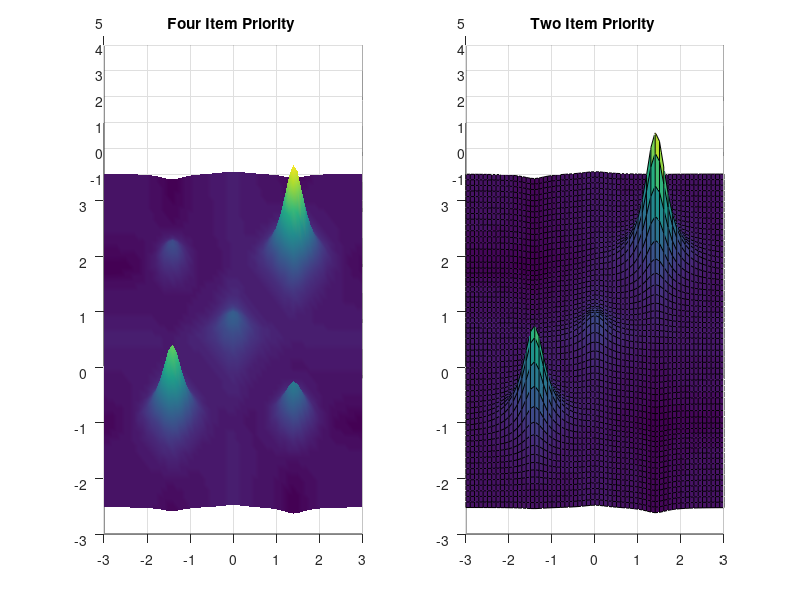
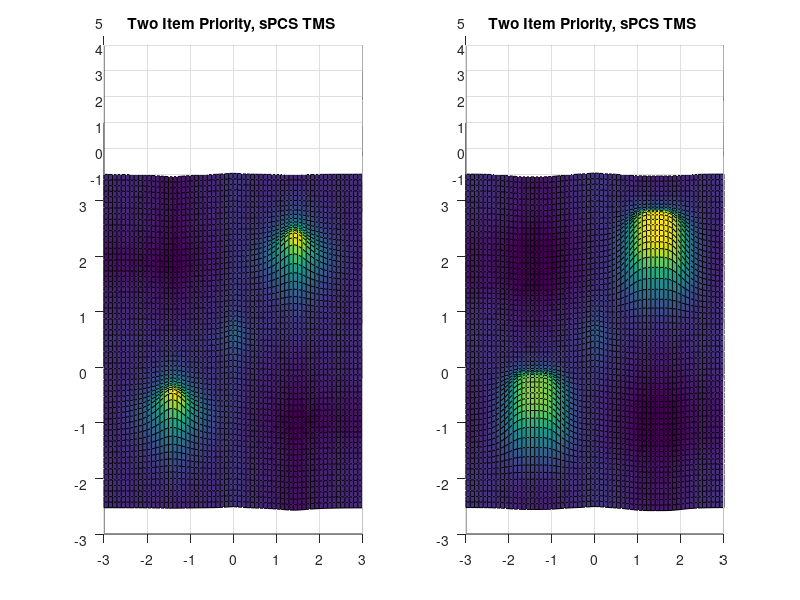

Source code (MATLAB) for these figures, in order:

[x,y]=meshgrid(-3:0.1:3, -3:0.1:3); 
%% four item priority
figure(1)
subplot(1,2,1)
surf(x, y, 0 + ((1*(x-(cosd(90))).^2+1.25)./(10*(x-(cosd(90))).^2+1.25)).*((1*(y-(sind(0)*2)).^2+1.25)./(10*(y-(sind(0)*2)).^2+1.25))...
     + ((-1*(x-(cosd(45)*2)).^2+2)./(10*(x-(cosd(45)*2)).^2+1)).*((-1*(y-(sind(45)*2)).^2+2)./(10*(y-(sind(45)*2)).^2+1))...  %2
 + ((-1*(x-(cosd(45)*2)).^2+1.3)./(10*(x-(cosd(45)*2)).^2+1)).*((-1*(y-(-sind(45)*2)).^2+1.3)./(10*(y-(-sind(45)*2)).^2+1))... %5
 + ((-1*(x-(-cosd(45)*2)).^2+1.75)./(10*(x-(-cosd(45)*2)).^2+1)).*((-1*(y-(-sind(45)*2)).^2+1.75)./(10*(y-(-sind(45)*2)).^2+1))... %8
 + ((-1*(x-(-cosd(45)*2)).^2+1)./(10*(x-(-cosd(45)*2)).^2+1)).*((-1*(y-(sind(45)*2)).^2+1)./(10*(y-(sind(45)*2)).^2+1))) %11

view(0,65)
title('Four Item Priority ')
shading interp
axis([-3 3 -3 3 -1 5]) %fixation

% two item priority

figure (1)
subplot(1,2,2)
surf(x, y, 0 + ((1*(x-(cosd(90))).^2+1.25)./(10*(x-(cosd(90))).^2+1.25)).*((1*(y-(sind(0)*2)).^2+1.25)./(10*(y-(sind(0)*2)).^2+1.25))...
     + ((-1*(x-(cosd(45)*2)).^2+2.25)./(10*(x-(cosd(45)*2)).^2+1)).*((-1*(y-(sind(45)*2)).^2+2.25)./(10*(y-(sind(45)*2)).^2+1))...  %2
+ ((-1*(x-(-cosd(45)*2)).^2+1.9)./(10*(x-(-cosd(45)*2)).^2+1)).*((-1*(y-(-sind(45)*2)).^2+1.9)./(10*(y-(-sind(45)*2)).^2+1)))%8

view(0,65)
title('Two Item Priority ')
axis([-3 3 -3 3 -1 5]) %fixation

%% with tms 


figure (2)

% this plot reflects two item representation before tms
% subplot(1,3,1)
% h = surf(x, y, 0 + ((1*(x-(cosd(90))).^2+0.5)./(10*(x-(cosd(90))).^2+0.5)).*((1*(y-(sind(0)*2)).^2+0.5)./(10*(y-(sind(0)*2)).^2+0.5))...
%      + ((-1*(x-(cosd(45)*2)).^2+2.25)./(10*(x-(cosd(45)*2)).^2+1)).*((-1*(y-(sind(45)*2)).^2+2.25)./(10*(y-(sind(45)*2)).^2+1))...  %2
% + ((-1*(x-(-cosd(45)*2)).^2+1.8)./(10*(x-(-cosd(45)*2)).^2+1)).*((-1*(y-(-sind(45)*2)).^2+1.8)./(10*(y-(-sind(45)*2)).^2+1)))%8
% %set(h,'linestyle','none')
% %shading interp
% view(0,65)
% title('Two Item Priority, no TMS')
% axis([-3 3 -3 3 -1 5]) %fixation

% this plot reflects two item representation aftertms -- need to change variance here
subplot(1,2,1)
g = surf(x, y, 0 + ((1*(x-(cosd(90))).^2+0.5)./(20*(x-(cosd(90))).^2+1)).*((1*(y-(sind(0)*2)).^2+0.5)./(10*(y-(sind(0)*2)).^2+ 1))...
     + ((-1*(x-(cosd(45)*2)).^2+2.025)./(10*(x-(cosd(45)*2)).^2+2.025)).*((-1*(y-(sind(45)*2)).^2+2.025)./(10*(y-(sind(45)*2)).^2+2.025))...  %2
+ ((-1*(x-(-cosd(45)*2)).^2+2.025)./(10*(x-(-cosd(45)*2)).^2+2.025)).*((-1*(y-(-sind(45)*2)).^2+2.025)./(10*(y-(-sind(45)*2)).^2+2.025)))%8
%set(g,'linestyle','none')
%shading interp
view(0,65)
title('Two Item Priority, sPCS TMS ')
axis([-3 3 -3 3 -1 5]) %fixation


subplot(1,2,2)
g = surf(x, y, 0 + ((1*(x-(cosd(90))).^2+0.5)./(20*(x-(cosd(90))).^2+1)).*((1*(y-(sind(0)*2)).^2+0.5)./(10*(y-(sind(0)*2)).^2+1))...
     + ((-1*(x-(cosd(45)*2)).^4+2.25)./(10*(x-(cosd(45)*2)).^4+2)).*((-1*(y-(sind(45)*2)).^4+ 2.25)./(10*(y-(sind(45)*2)).^4+2))...  %2
+ ((-1*(x-(-cosd(45)*2)).^4+1.8)./(10*(x-(-cosd(45)*2)).^4+1.8)).*((-1*(y-(-sind(45)*2)).^4+1.8)./(10*(y-(-sind(45)*2)).^4+1.8)))%8
%set(g,'linestyle','none')
%shading interp
view(0,65)
title('Two Item Priority, sPCS TMS ')
axis([-3 3 -3 3 -1 5]) %fixation

